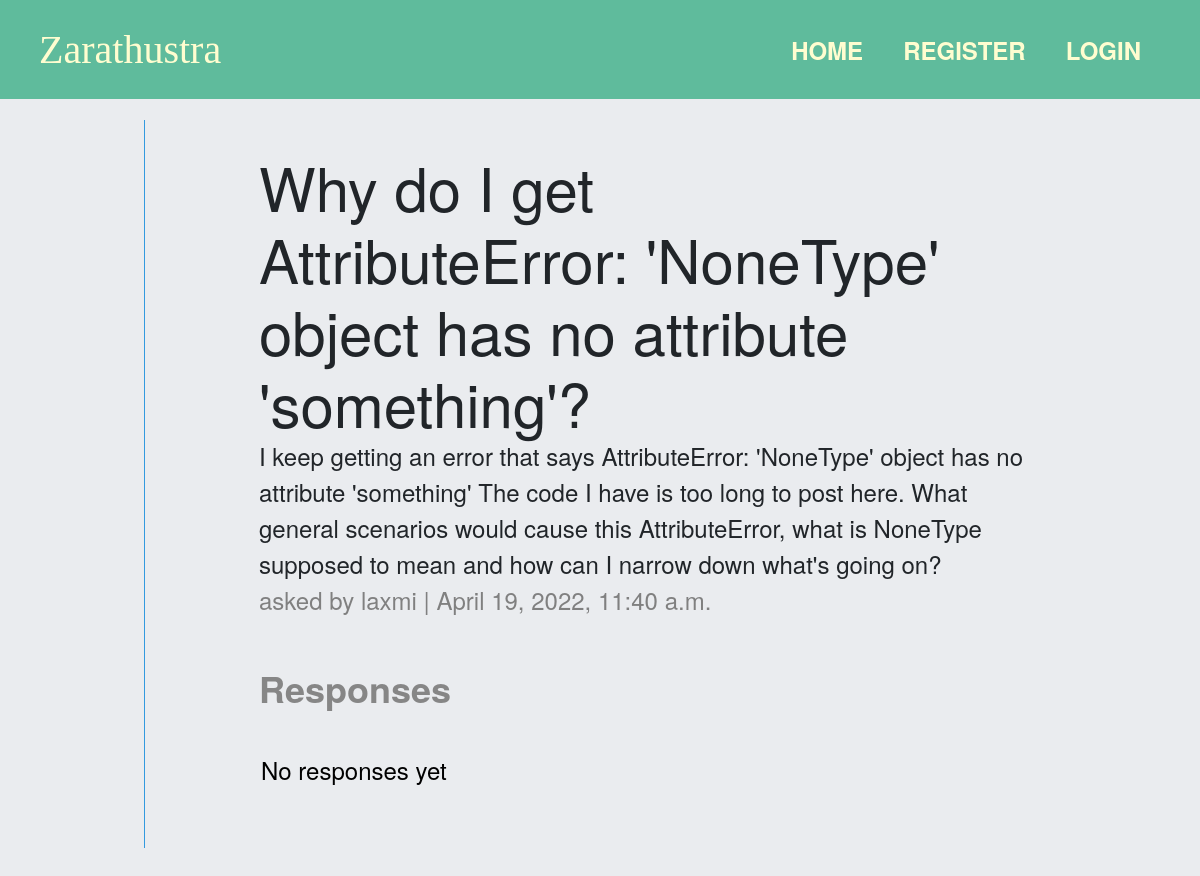
The page /question/5 on the database its author committed.
### main/models.py (models this page shows, shortened)
class Question(models.Model):
    author = models.ForeignKey(User, null=False, on_delete=models.CASCADE)
    title = models.CharField(max_length=200, null=False)
    body = models.TextField(null=False)
    created_at = models.DateTimeField(auto_now_add=True)
    updated_at = models.DateTimeField(auto_now=True)

### main/views.py (the view, shortened to what this page needs)
# urls.py: path('question/<int:id>',views.questionPage,name='question'),
def questionPage(request, id):
    question=Question.objects.get(id=id)
    response_form=ResponseForm()
    context={
        'question':question,
        'response_form':response_form,
    }
    return render(request,"question.html",context)

### main/templates/question.html (shortened to what this page needs)
{% extends 'layout/page.html' %}
{% block content %}
<div class="page question-page">
  <h1 class="question-title">{{question.title}}</h1>
<div class="question-body">{{question.body}}</div>
<span class="question-author">asked by {{question.author}} |  {{question.created_at}}</span>
<div class="response-container">
    <h4 class="response-container-heading">
        Responses
    </h4>
    {% if not question.responses.all %}
    <div class="no-response-text"> No responses yet</div>
    {% else %}
      {% for response in question.get_responses %}
        {% include 'components\response.html' with response=response %}
      {% endfor %}
    {% endif %}
</div>
</div>
{% endblock %}

### main/static/main/css/styles.css (style rules this page uses)
* { box-sizing: border-box; font-size: 3vh; font-family: 'Helvetica Neue', Helvetica, Arial, sans-serif; }
body { background-color: #eaecef; }
.page { display: flex; flex-direction: column; margin: 0 auto; min-width:5vw; padding: 30px; }
.question-title, .title { margin: 0 7vw; }
.question-body,.question-author { margin-left:7vw ; }
.question-author { color:gray; }
.response-container,.response-form { margin-left:7vw ; width:auto; }
.response-container-heading { color:rgb(134, 134, 134); font-weight: 600; }
.no-response-text { color:black; padding: 30px 2px; }
.new-question-page,.question-page { margin:0 10vw; border-left:1px solid rgb(51, 154, 223); }

### rows shown on the page
Question: title "Why do I get AttributeError: 'NoneType' object has no attribute 'something'?", body "I keep getting an error that says AttributeError: 'NoneType' object has no attribute 'something' The code I have is too long to post here. What general scenarios would cause this AttributeError, what is NoneType supposed to mean and how can I narrow down what's going on?", author "laxmi", created_at "April 19, 2022, 11:40 a.m."
